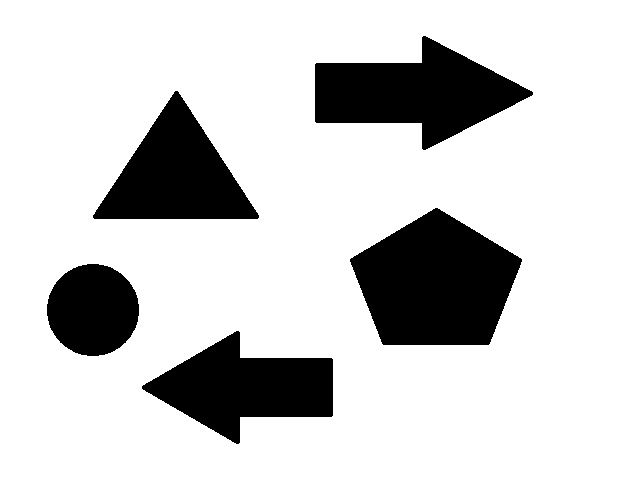
//> input picture Topico46/Cpp/image.jpg, 640 x 480 px
$ ./Origem   (built with g++ and OpenCV 4)
//> lines starting //> are read from the running program, lines starting //| are printed output that depends on the picture; after the words box and inside, x2 and y2 are one past the last pixel; in counts of white or black regions, pixels touching at a corner belong together
#include "opencv/highgui.h"
#include "opencv2/opencv.hpp"

using namespace std;
using namespace cv;

void statistics_moments(Mat img);

FILE *arquivo;

int main(void) {

	Mat img;
	Mat img_gray;

	arquivo = fopen("statistics_moments.txt", "w");

	img = imread("image.jpg", 1);
//> img is the input picture: 480 rows x 640 cols, CV_8UC3; min 0, max 255, mean 206.4
	cvtColor(img, img_gray, CV_BGR2GRAY);
	statistics_moments(img_gray);

	fclose(arquivo);
}

void statistics_moments(Mat img) {
	Mat img_Canny;
	Mat img_aux;
	vector<vector<Point>> contours;

	Canny(img, img_Canny, 127, 255,3);
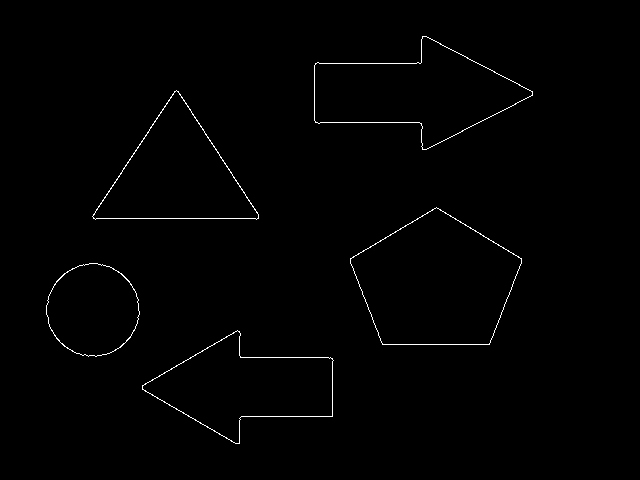
//> img_Canny: 480 rows x 640 cols, CV_8UC1; 0.77% white in thin lines or dots, all inside (x1, y1, x2, y2) = (46, 36, 533, 444)
	Laplacian(img_Canny, img_aux, CV_8UC1, 3);
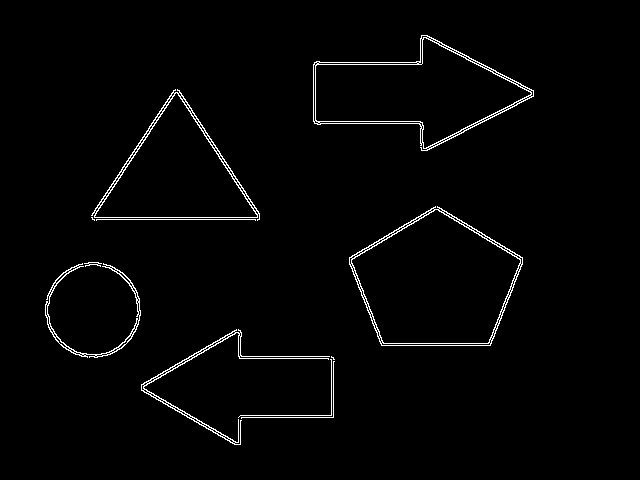
//> img_aux: 480 rows x 640 cols, CV_8UC1; 1.9% white in thin lines or dots, all inside (x1, y1, x2, y2) = (45, 35, 534, 445)
	threshold(img_aux, img_aux, 127, 255, CV_THRESH_BINARY);
	findContours(img_aux, contours, CV_RETR_EXTERNAL, CV_CHAIN_APPROX_NONE);
//> contours = 11 contours, 5 with area under 20; largest, box (x1, y1, x2, y2) and area: (349, 206, 523, 346) 17018, (313, 35, 534, 151) 13688, (91, 89, 260, 221) 11235, (45, 263, 141, 358) 696, (141, 329, 330, 445) 682, (84, 262, 102, 267) 23

	vector<Moments> m(contours.size());
//> m = 11 items

	for (int i = 0; i < contours.size(); i++) {
		m[i] = moments(contours[i], false);
		cout << "Contours: m00 = " << m[i].m00 << endl;
		cout << "	  m01 = " << m[i].m01 << endl;
		cout << "	  m02 = " << m[i].m02 << endl;
		cout << "	  m03 = " << m[i].m03 << endl;
		cout << "     m10 = " << m[i].m10 << endl;
		cout << "	  m11 = " << m[i].m11 << endl;
		cout << "     m12 = " << m[i].m12 << endl;
		cout << "	  m20 = " << m[i].m20 << endl;
		cout << "	  m21 = " << m[i].m21 << endl;
		cout << "	  m30 = " << m[i].m30 << endl<<endl;

		fprintf(arquivo, "Contour %d:\nm00 = %f\nm01 = %f\nm02 = %f\nm03 = %f\nm10 = %f\nm11 = %f\nm12 = %f\nm20 = %f\nm21 = %f\nm30 = %f\n\n\n", i,
			m[i].m01, m[i].m02, m[i].m03, m[i].m10, m[i].m11, m[i].m12, m[i].m20, m[i].m21, m[i].m30);


	}
//> this loop made 11 passes
//| Contours: m00 = 1.5
//| 	  m01 = 597.667
//| 	  m02 = 239170
//| 	  m03 = 9.61001e+07
//> (the first 4 of 80 printed lines)
//> (output is shown up to pass 8 of 11)

}
